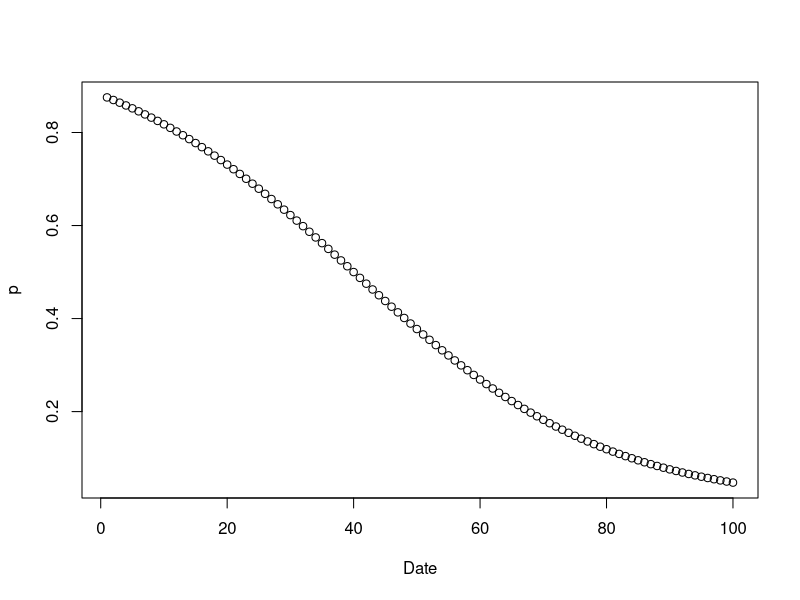
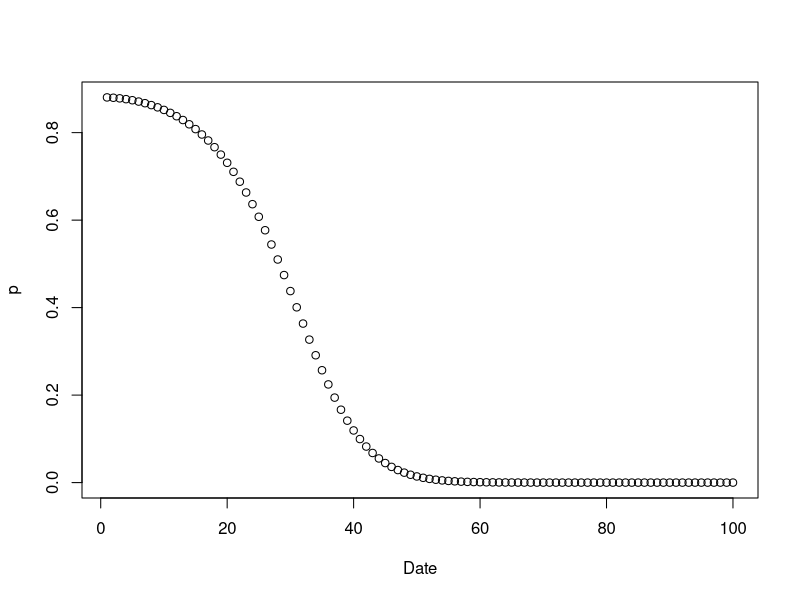
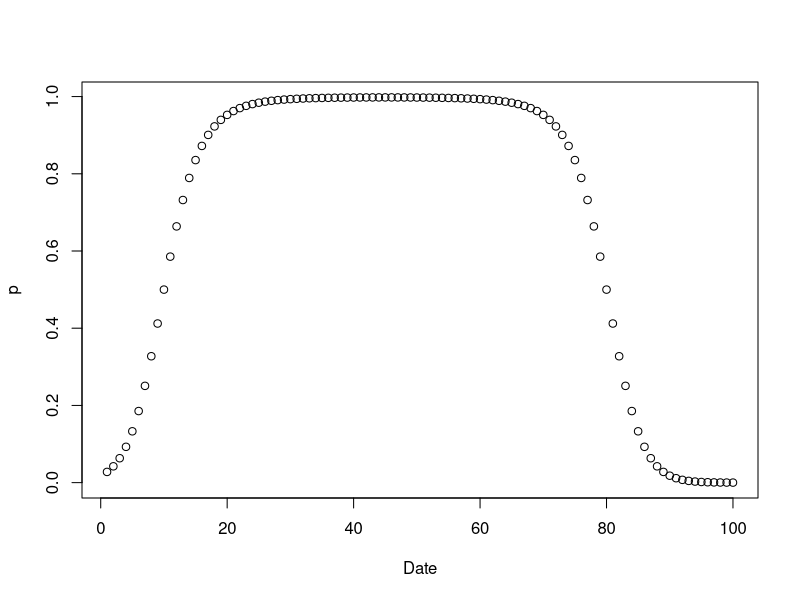
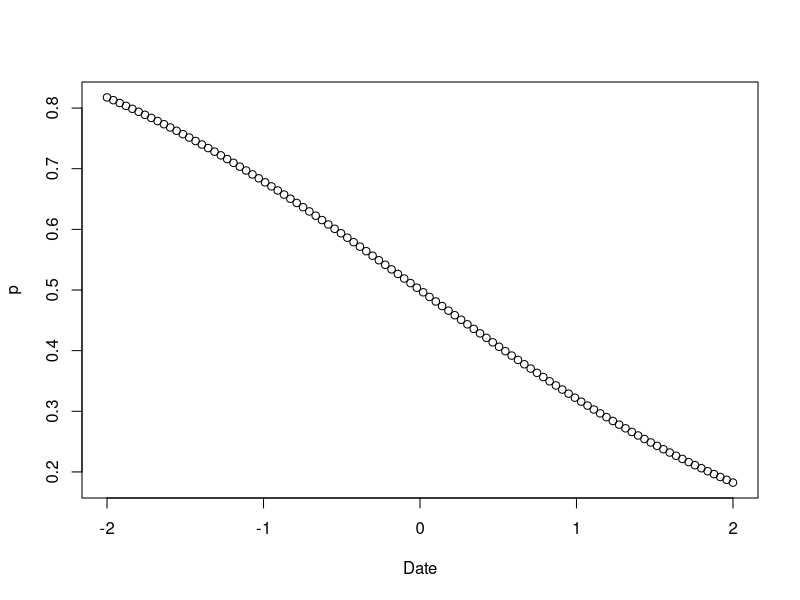
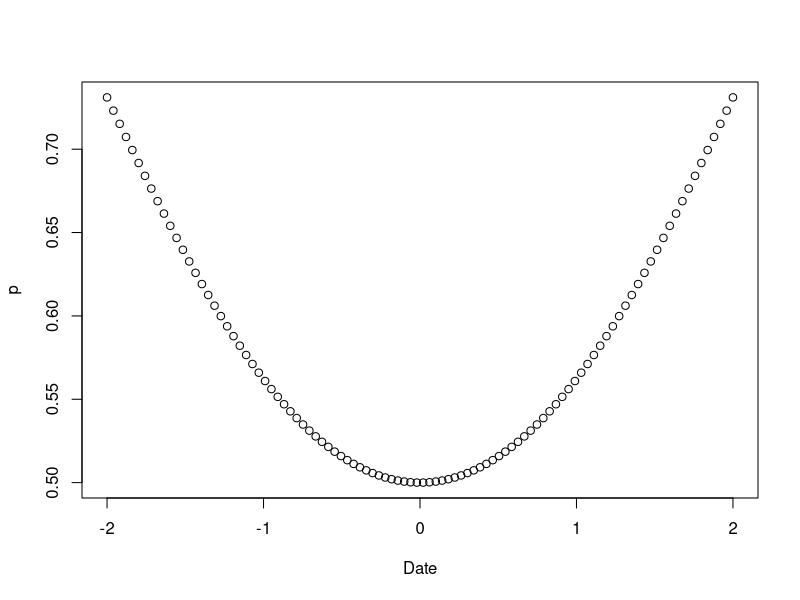
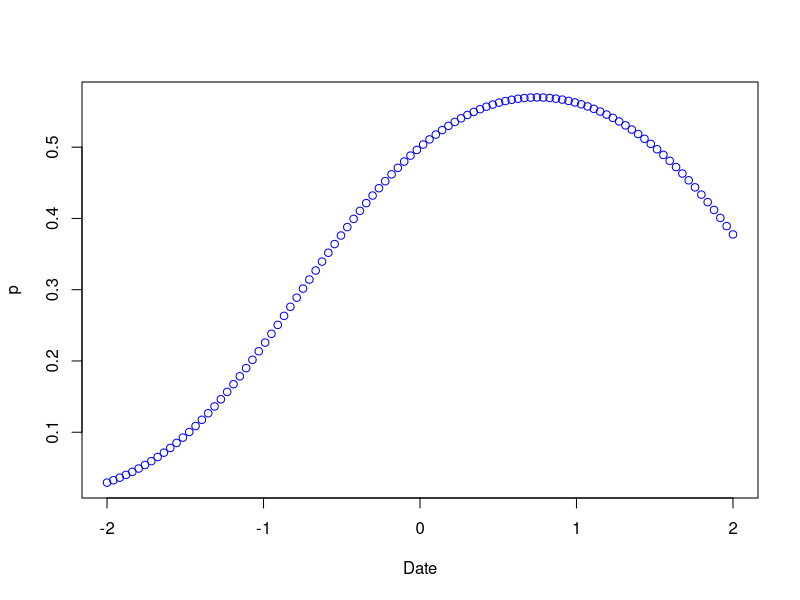
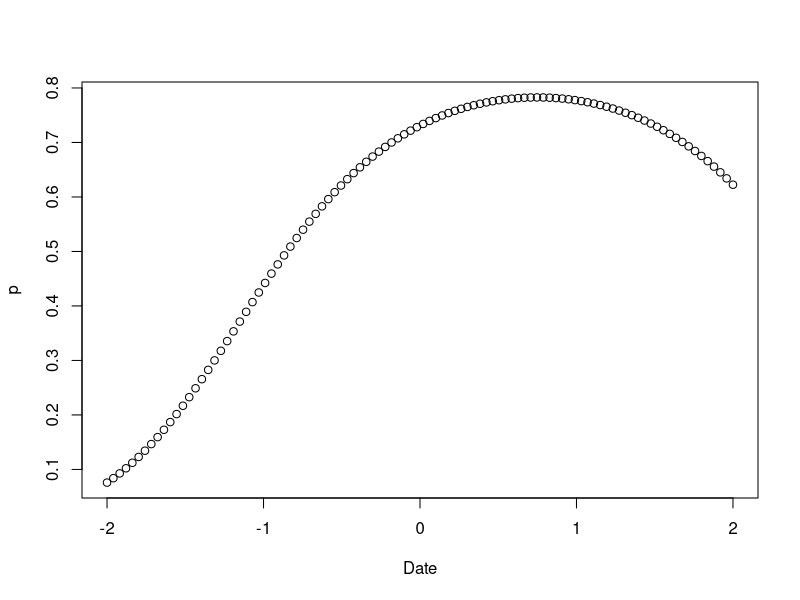
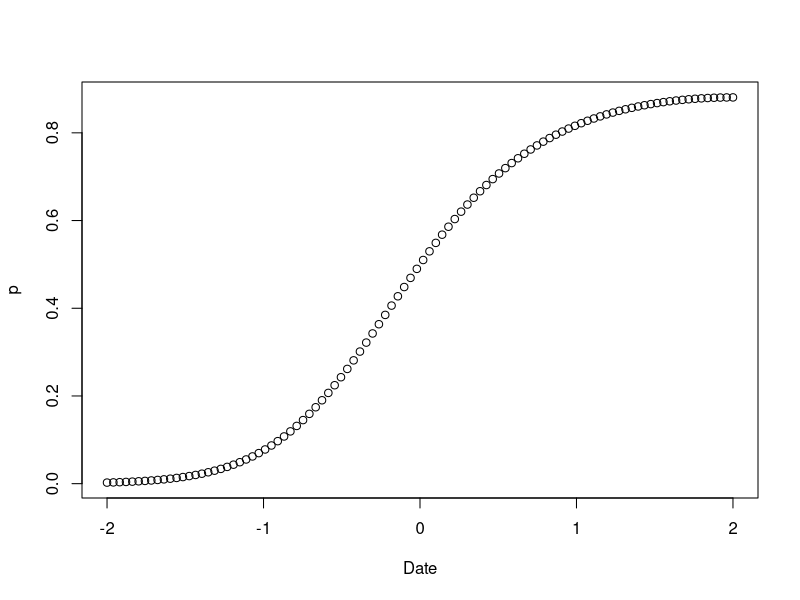

These figures' R source, in order:
## This is a script from Thomas to show the difference between ways of parameterizing quadratic effects of models

# Examples: Nonstandarzied covariates

# continuous covariate
x <- seq(1,100, length.out = 100)
# linear
beta <- c(2, -0.05)
y <- plogis(beta[1] + beta[2] * x)
plot(y ~ x, ylab = 'p', xlab = 'Date')

# x^2
beta <- c(2, -0.1, -0.0025)
y <- plogis(beta[1] + beta[3] * x * x)
plot(y ~ x, ylab = 'p', xlab = 'Date')

# quadratic
beta <- c(-4, 0.45, -0.005)
y <- plogis(beta[1] + beta[2] * x + beta[3] * x * x)
plot(y ~ x, ylab = 'p', xlab = 'Date')




# ~~~~~~~~~~~~~~~~~~~~~~~~~~~~~~~~~~~~~~~~~~~~~~~~~~~~~~~~~~~~~~~~~~~~~~~~~~~~
# z-standardized covarates
# ~~~~~~~~~~~~~~~~~~~~~~~~~~~~~~~~~~~~~~~~~~~~~~~~~~~~~~~~~~~~~~~~~~~~~~~~~~~~
x <- seq(-2,2, length.out = 100)


# linear
beta <- c(0, -0.75)
y <- plogis(beta[1] + beta[2] * x)
plot(y ~ x, ylab = 'p', xlab = 'Date')

# x^2
beta <- c(0, 0.25)
y <- plogis(beta[1] + beta[2] * x * x)
plot(y ~ x, ylab = 'p', xlab = 'Date')

# quadratic
beta <- c(0, 0.75, -0.5)
y <- plogis(beta[1] + beta[2] * x + beta[3] * x * x)
plot(y ~ x, ylab = 'p', xlab = 'Date', col = "blue")


# Main takeaway: When you have z-standardized data, it changes what coefficients affect which parts of the distribution. 
## Without z-standardized: B0 is intercept on left hand side of graph, B1 is effect on left hand side of graph before inflection, B2 is effect on right hand side of the graph before inflection 
## With z-standardized: B0 is the intercept in the middle of the graph (on the inflection point), B1 is moving that point left and right and affecting the shape of the inflection point, and B2 controls the slope on the left and right hand sides/curves of the graph. 

## When you parameterize a model with just B*x2, you just get the regular quadratic shape. When you do Bx + Bx^2, you get a rise/plateau with a drop off after that.


# Playing around with quadratic
# Change b0 to 1, the intercept for the graph increases and the shape plateaus more
beta <- c(1, 0.75, -0.5)
b0 <- beta[1]
b1 <- beta[2]
b2 <- beta[3]
y <- plogis(b0 + b1 * x + b2 * x * x)
plot(y ~ x, ylab = 'p', xlab = 'Date')

# Change b1 to 2, now the x position of the intercept is shifted to the right (can flip this around with making it -2)
beta <- c(0, 2, -0.5)
b0 <- beta[1]
b1 <- beta[2]
b2 <- beta[3]
y <- plogis(b0 + b1 * x + b2 * x * x)
plot(y ~ x, ylab = 'p', xlab = 'Date')

# Change b1 to 2 and b0 to 1, this shifts it to the right and even farther up and gives it an even bigger curve
beta <- c(1, 2, -0.5)
b0 <- beta[1]
b1 <- beta[2]
b2 <- beta[3]
y <- plogis(b0 + b1 * x + b2 * x * x)
plot(y ~ x, ylab = 'p', xlab = 'Date')

# change b2 to -1 - makes the slope steeper
beta <- c(1, 0.75, -1)
b0 <- beta[1]
b1 <- beta[2]
b2 <- beta[3]
y <- plogis(b0 + b1 * x + b2 * x * x)
plot(y ~ x, ylab = 'p', xlab = 'Date')


# change b2 to 0,5 - flips the direction of the graph 
## Why does the intercept not stay at 1?
beta <- c(1, 0.75, 0.5)
b0 <- beta[1]
b1 <- beta[2]
b2 <- beta[3]
y <- plogis(b0 + b1 * x + b2 * x * x)
plot(y ~ x, ylab = 'p', xlab = 'Date')
